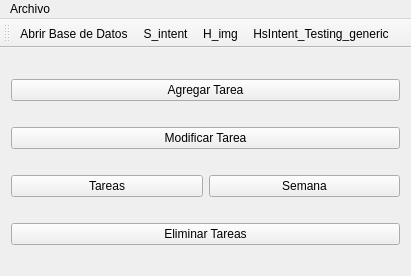
<?xml version="1.0" encoding="UTF-8"?>
<ui version="4.0">
 <class>MainWindow</class>
 <widget class="QMainWindow" name="MainWindow">
  <property name="geometry">
   <rect>
    <x>0</x>
    <y>0</y>
    <width>411</width>
    <height>276</height>
   </rect>
  </property>
  <property name="windowTitle">
   <string>MainWindow</string>
  </property>
  <widget class="QWidget" name="centralwidget">
   <layout class="QVBoxLayout" name="verticalLayout">
    <item>
     <widget class="QPushButton" name="btnAddTask">
      <property name="text">
       <string>Agregar Tarea</string>
      </property>
      <property name="icon">
       <iconset>
        <normalon>:/rescr/add_Utask</normalon>
       </iconset>
      </property>
     </widget>
    </item>
    <item>
     <widget class="QPushButton" name="btnModTask">
      <property name="text">
       <string>Modificar Tarea</string>
      </property>
      <property name="icon">
       <iconset>
        <normalon>:/rescr/mov_obj</normalon>
       </iconset>
      </property>
     </widget>
    </item>
    <item>
     <layout class="QHBoxLayout" name="horizontalLayout">
      <property name="spacing">
       <number>6</number>
      </property>
      <property name="topMargin">
       <number>0</number>
      </property>
      <item>
       <widget class="QPushButton" name="btnShowTask">
        <property name="text">
         <string>Tareas</string>
        </property>
        <property name="icon">
         <iconset>
          <normalon>:/rescr/search_find</normalon>
         </iconset>
        </property>
       </widget>
      </item>
      <item>
       <widget class="QPushButton" name="btnShowWeek">
        <property name="text">
         <string>Semana</string>
        </property>
        <property name="icon">
         <iconset resource="rsour.qrc">
          <normaloff>:/rescr/ComodaIcon</normaloff>:/rescr/ComodaIcon</iconset>
        </property>
       </widget>
      </item>
     </layout>
    </item>
    <item>
     <widget class="QPushButton" name="btnDelTask">
      <property name="text">
       <string>Eliminar Tareas</string>
      </property>
      <property name="icon">
       <iconset>
        <normalon>:/rescr/delete_UTask</normalon>
       </iconset>
      </property>
     </widget>
    </item>
   </layout>
  </widget>
  <widget class="QMenuBar" name="menubar">
   <property name="geometry">
    <rect>
     <x>0</x>
     <y>0</y>
     <width>411</width>
     <height>21</height>
    </rect>
   </property>
   <widget class="QMenu" name="menuArchivo">
    <property name="title">
     <string>Archivo</string>
    </property>
    <addaction name="actionOpenDatabase"/>
   </widget>
   <addaction name="menuArchivo"/>
  </widget>
  <widget class="QToolBar" name="toolBar">
   <property name="windowTitle">
    <string>toolBar</string>
   </property>
   <attribute name="toolBarArea">
    <enum>TopToolBarArea</enum>
   </attribute>
   <attribute name="toolBarBreak">
    <bool>false</bool>
   </attribute>
   <addaction name="actionOpenDatabase"/>
   <addaction name="actionS_intent"/>
   <addaction name="actionH_img"/>
   <addaction name="actionHsIntent_Testing_generic"/>
  </widget>
  <action name="actionAgregar_Carpeta">
   <property name="icon">
    <iconset resource="rsour.qrc">
     <normaloff>:/rescr/Folder</normaloff>:/rescr/Folder</iconset>
   </property>
   <property name="text">
    <string>Agregar Carpeta</string>
   </property>
   <property name="toolTip">
    <string>Asigna o Agrega una carpeta referente a una tarea</string>
   </property>
  </action>
  <action name="actionOpenDatabase">
   <property name="icon">
    <iconset resource="rsour.qrc">
     <normaloff>:/rescr/server_db</normaloff>:/rescr/server_db</iconset>
   </property>
   <property name="text">
    <string>Abrir Base de Datos</string>
   </property>
   <property name="toolTip">
    <string>Open The DataBase Connection</string>
   </property>
  </action>
  <action name="actionS_intent">
   <property name="icon">
    <iconset resource="rsour.qrc">
     <normaloff>:/rescr/ComodaIcon</normaloff>:/rescr/ComodaIcon</iconset>
   </property>
   <property name="text">
    <string>S_intent</string>
   </property>
   <property name="toolTip">
    <string>intent for file manager</string>
   </property>
  </action>
  <action name="actionH_img">
   <property name="icon">
    <iconset resource="rsour.qrc">
     <normaloff>:/rescr/mov_obj</normaloff>:/rescr/mov_obj</iconset>
   </property>
   <property name="text">
    <string>H_img</string>
   </property>
   <property name="toolTip">
    <string>View Horary</string>
   </property>
  </action>
  <action name="actionHsIntent_Testing_generic">
   <property name="icon">
    <iconset resource="rsour.qrc">
     <normaloff>:/rescr/DesktopIcon</normaloff>:/rescr/DesktopIcon</iconset>
   </property>
   <property name="text">
    <string>HsIntent_Testing_generic</string>
   </property>
   <property name="toolTip">
    <string>Hs method intent</string>
   </property>
  </action>
 </widget>
 <layoutdefault spacing="6" margin="11"/>
 <resources>
  <include location="rsour.qrc"/>
 </resources>
 <connections/>
</ui>
